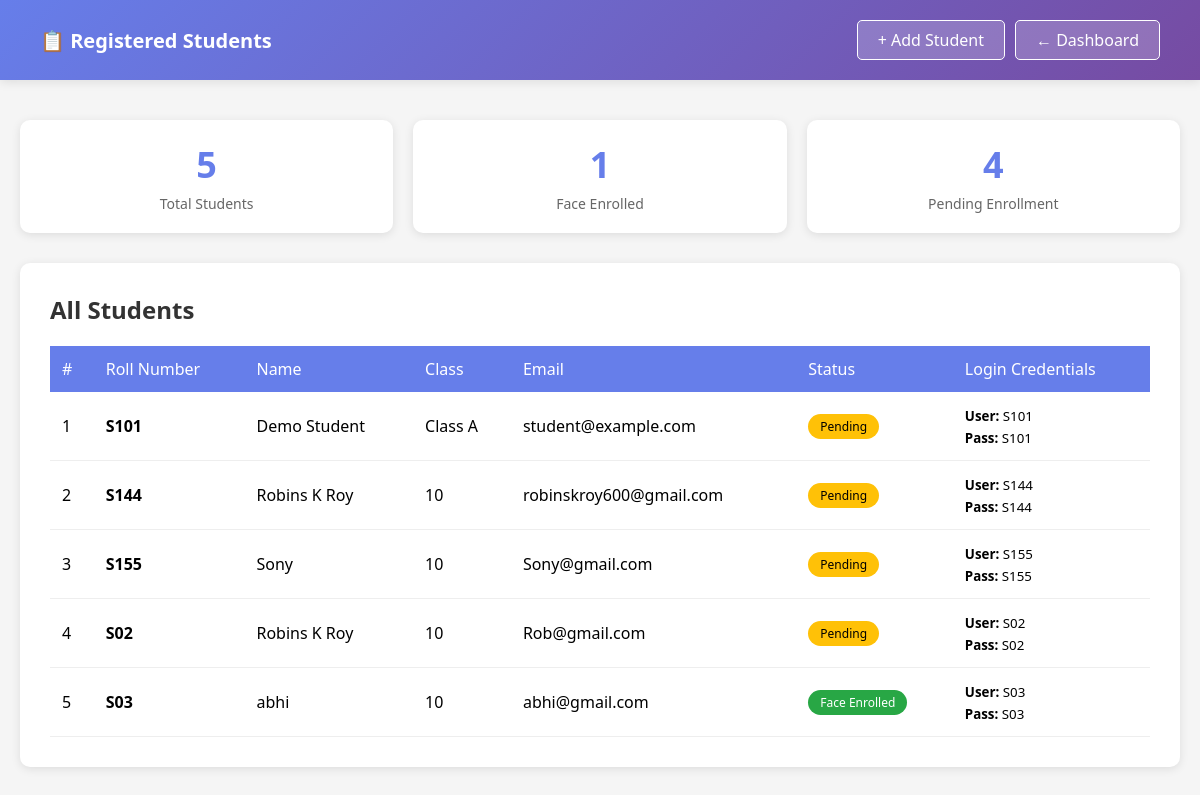
Page /students/view (signed in) on the committed database.
### models.py (models this page shows)
class Student(Base):
    __tablename__ = 'students'
    id = Column(Integer, primary_key=True)
    name = Column(String, nullable=False)
    roll_no = Column(String, unique=True, nullable=False)
    class_name = Column(String, nullable=True)
    email = Column(String, nullable=True)
    encodings_path = Column(String, nullable=True)  # path to .npy file with face embeddings
    user = relationship("User", back_populates="student", foreign_keys=[User.student_id])
    attendance_records = relationship("Attendance", back_populates="student")

### app.py (the view)
@app.route('/students/view')
@login_required
def view_students():
    if current_user.role != 'teacher':
        flash('Access denied! Teachers only.', 'error')
        return redirect(url_for('login'))
    db = SessionLocal()
    students = db.query(Student).all()
    db.close()
    return render_template('view_students.html', students=students)

### app.py (called while the page is built)
@login_manager.user_loader
def load_user(user_id):
    db = SessionLocal()
    user = db.query(User).get(int(user_id))
    db.close()
    return user

### templates/view_students.html (shortened to what this page needs)
<!DOCTYPE html>
<html lang="en">
<head>
</head>
<body>
    <div class="header">
        <div class="header-content">
            <h1>📋 Registered Students</h1>
            <div class="header-actions">
                <a href="{{ url_for('register_student') }}" class="btn-header">+ Add Student</a>
                <a href="{{ url_for('teacher_dashboard') }}" class="btn-header">← Dashboard</a>
            </div>
        </div>
    </div>
    <div class="container">
        <div class="stats-grid">
            <div class="stat-card">
                <div class="number">{{ students|length }}</div>
                <div class="label">Total Students</div>
            </div>
            <div class="stat-card">
                <div class="number">{{ students|selectattr('encodings_path')|list|length }}</div>
                <div class="label">Face Enrolled</div>
            </div>
            <div class="stat-card">
                <div class="number">{{ students|rejectattr('encodings_path')|list|length }}</div>
                <div class="label">Pending Enrollment</div>
            </div>
        </div>
        <div class="table-card">
            <h2>All Students</h2>
            {% if students %}
                <table>
                    <thead>
                        <tr>
                            <th>#</th>
                            <th>Roll Number</th>
                            <th>Name</th>
                            <th>Class</th>
                            <th>Email</th>
                            <th>Status</th>
                            <th>Login Credentials</th>
                        </tr>
                    </thead>
                    <tbody>
                        {% for student in students %}
                        <tr>
                            <td>{{ loop.index }}</td>
                            <td><strong>{{ student.roll_no }}</strong></td>
                            <td>{{ student.name }}</td>
                            <td>{{ student.class_name or '-' }}</td>
                            <td>{{ student.email or '-' }}</td>
                            <td>
                                {% if student.encodings_path %}
                                    <span class="badge">Face Enrolled</span>
                                {% else %}
                                    <span class="badge" style="background: #ffc107; color: #000;">Pending</span>
                                {% endif %}
                            </td>
                            <td>
                                <small><strong>User:</strong> {{ student.roll_no }}<br>
                                <strong>Pass:</strong> {{ student.roll_no }}</small>
                            </td>
                        </tr>
                        {% endfor %}
                    </tbody>
                </table>
            {% endif %}
        </div>
    </div>
</body>
</html>

### templates/view_students.html (style rules this page uses)
* { margin: 0; padding: 0; box-sizing: border-box; }
body { font-family: 'Segoe UI', Tahoma, Geneva, Verdana, sans-serif; background: #f5f5f5; }
.header { background: linear-gradient(135deg, #667eea 0%, #764ba2 100%); color: white; padding: 20px 40px; box-shadow: 0 2px 10px rgba(0,0,0,0.1); }
.header-content { max-width: 1200px; margin: 0 auto; display: flex; justify-content: space-between; align-items: center; }
.header h1 { font-size: 20px; }
.header-actions { display: flex; gap: 10px; }
.btn-header { background: rgba(255,255,255,0.2); color: white; padding: 8px 20px; border: 1px solid white; border-radius: 5px; text-decoration: none; transition: background 0.3s; }
.container { max-width: 1200px; margin: 40px auto; padding: 0 20px; }
.stats-grid { display: grid; grid-template-columns: repeat(auto-fit, minmax(200px, 1fr)); gap: 20px; margin-bottom: 30px; }
.stat-card { background: white; padding: 20px; border-radius: 10px; box-shadow: 0 2px 10px rgba(0,0,0,0.1); text-align: center; }
.stat-card .number { font-size: 36px; font-weight: bold; color: #667eea; }
.stat-card .label { color: #666; font-size: 14px; margin-top: 5px; }
.table-card { background: white; padding: 30px; border-radius: 10px; box-shadow: 0 2px 10px rgba(0,0,0,0.1); }
.table-card h2 { color: #333; margin-bottom: 20px; }
table { width: 100%; border-collapse: collapse; }
th { background: #667eea; color: white; padding: 12px; text-align: left; font-weight: 500; }
td { padding: 12px; border-bottom: 1px solid #eee; }
.badge { display: inline-block; padding: 4px 12px; border-radius: 20px; font-size: 12px; background: #28a745; color: white; }

### rows in the picture
Student: roll_no "S101", name "Demo Student", class_name "Class A", email "student@example.com", shows "Pending"
Student: roll_no "S144", name "Robins K Roy", class_name "10", email "robinskroy600@gmail.com", shows "Pending"
Student: roll_no "S155", name "Sony", class_name "10", email "Sony@gmail.com", shows "Pending"
Student: roll_no "S02", name "Robins K Roy", class_name "10", email "Rob@gmail.com", shows "Pending"
Student: roll_no "S03", name "abhi", class_name "10", email "abhi@gmail.com", encodings_path "Face Enrolled"

### other values in the picture
{{ students|length }} "5"
{{ students|selectattr('encodings_path')|list|length }} "1"
{{ students|rejectattr('encodings_path')|list|length }} "4"
